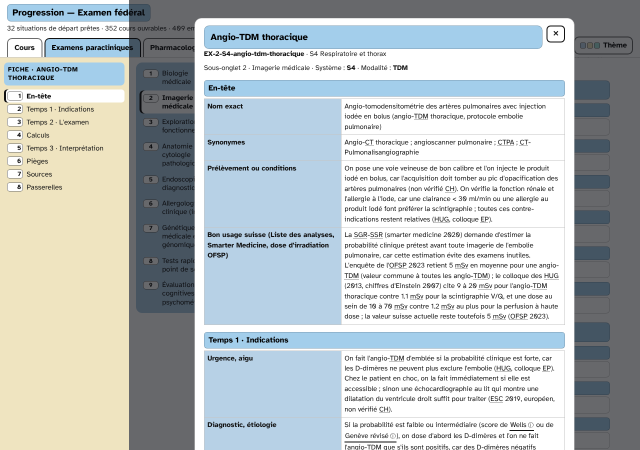
#> input picture Claude/_progression/captures/img_fiche_1280.png, 1280 x 900 px (shown at 1/2 size)
$ python -i normalize.py   (imports and definitions only)
#> lines starting #> are read from the running program, lines starting #| are printed output that depends on the picture
#!/usr/bin/env python3
"""normalize.py — JPEG, long side <= 1024 px, quality 85, EXIF/metadata stripped, RGB.
CLI:  python3 scripts/normalize.py <src> <dest.jpg> [--max 1024]
      python3 scripts/normalize.py --inplace <file.jpg> [...]
"""
import sys, io
from PIL import Image, ImageOps

def normalize(src, dest, maxside=1024, quality=85):
#> called with dest = 'out.png', maxside = 1024, quality = 85
    im = Image.open(src)
#> im is the input picture: PIL image 1280x900 RGB; mean R, G, B 186.6, 193.5, 194.8
    try:
        im = ImageOps.exif_transpose(im)
    except Exception:
        pass
    if getattr(im, "n_frames", 1) > 1:
        im.seek(0)
    if im.mode in ("RGBA", "LA", "P"):
        im = im.convert("RGBA")
        bg = Image.new("RGB", im.size, (0, 0, 0))
        bg.paste(im, mask=im.split()[-1])
        im = bg
    elif im.mode in ("I;16", "I", "F"):
        im = ImageOps.autocontrast(im.convert("L"))
    if im.mode != "RGB":
        im = im.convert("RGB")
    w, h = im.size
#> w = 1280; h = 900
    s = min(1.0, maxside / max(w, h))
#> s = 0.8
    if s < 1.0:
        im = im.resize((max(1, round(w * s)), max(1, round(h * s))), Image.LANCZOS)
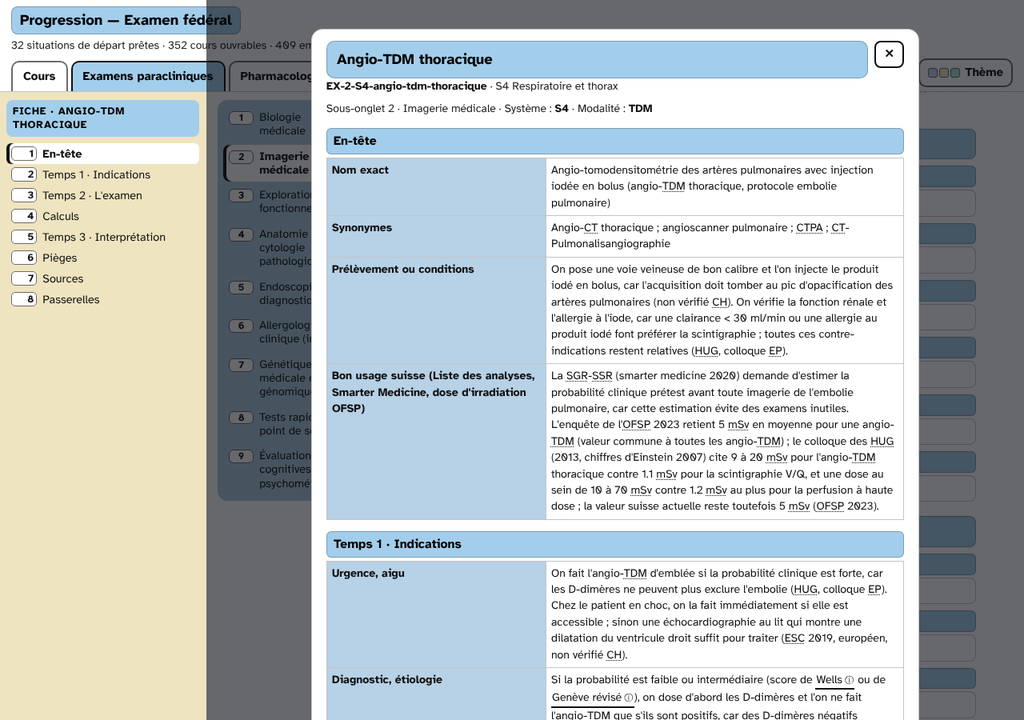
#> im: PIL image 1024x720 RGB; mean R, G, B 186.1, 193, 194.3
    clean = Image.new("RGB", im.size)
#> clean: PIL image 1024x720 RGB; every value is 0
    clean = Image.frombytes("RGB", im.size, im.tobytes())  # drops all metadata
    clean.save(dest, "JPEG", quality=quality, optimize=True, progressive=True)
    return clean.size

# [12 lines not run here, left out]

>>> result = normalize('../../../Claude/_progression/captures/img_fiche_1280.png', 'out.png')
#> result = (1024, 720)

$ run again, on Claude/_progression/captures/chaine_pharmaco_1280.png
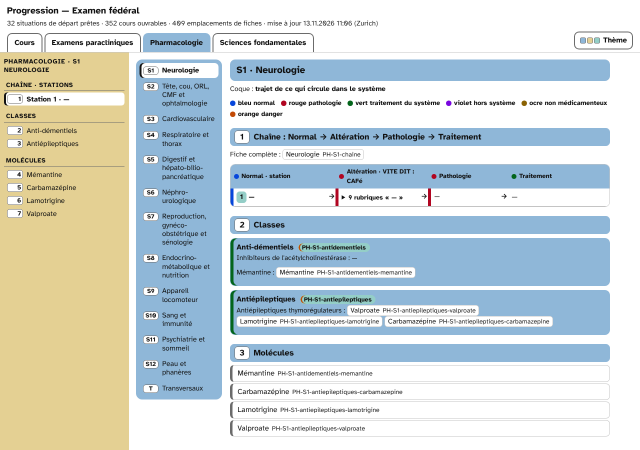
#> input picture Claude/_progression/captures/chaine_pharmaco_1280.png, 1280 x 900 px (shown at 1/2 size)
#> in normalize, im is the input picture: PIL image 1280x900 RGB; mean R, G, B 206.4, 215.6, 215.6
#> in normalize, `im = im.resize((max(1, round(w * s)), max(1, round(h * s))), Image.LAN..`:
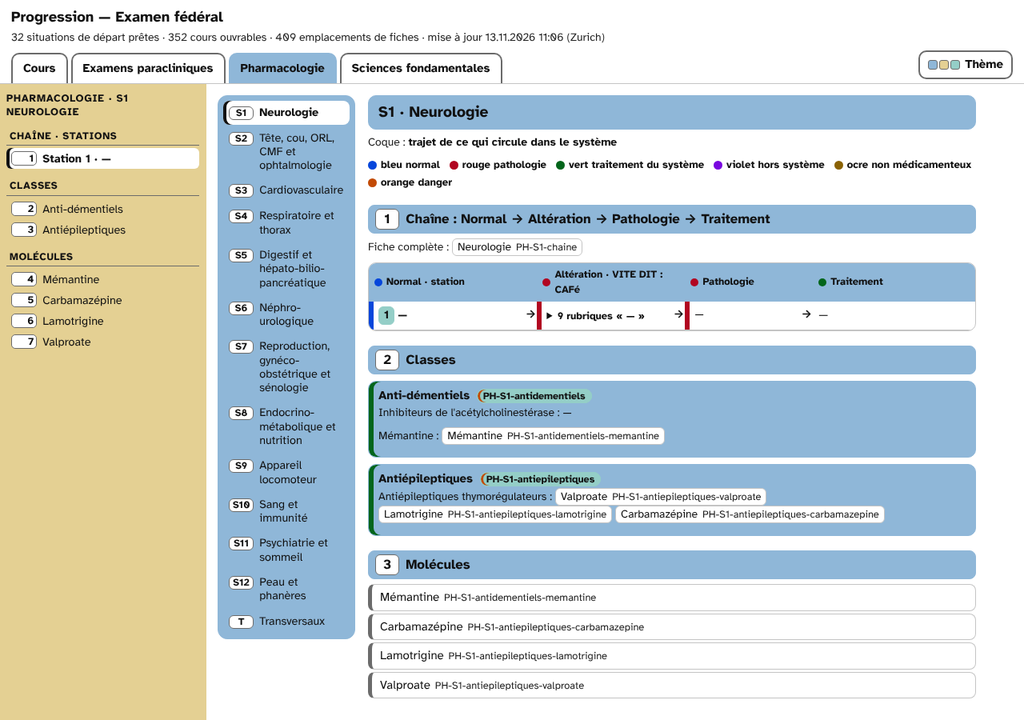
#> im: PIL image 1024x720 RGB; mean R, G, B 206, 215.3, 215.3
#> clean: PIL image 1024x720 RGB; every value is 0
